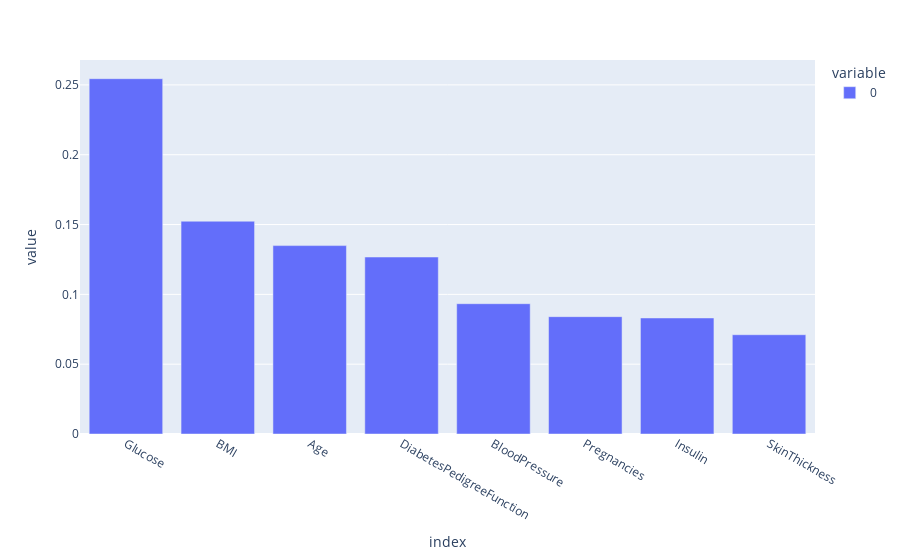

Here is the notebook cell this chart was saved with:
### Code cell
px.bar(pd.Series(np.abs(rf.feature_importances_), index=df.columns[:-1]).sort_values(ascending=False))

### Figure 1 — Plotly figure (JSON) as saved in the notebook; plotly's stock layout.template omitted (floating-point values rounded to 4 significant figures)
{"data": [{"alignmentgroup": "True", "hovertemplate": "variable=0<br>index=%{x}<br>value=%{y}<extra></extra>", "legendgroup": "0", "marker": {"color": "#636efa", "pattern": {"shape": ""}}, "name": "0", "offsetgroup": "0", "orientation": "v", "showlegend": true, "textposition": "auto", "type": "bar", "x": ["Glucose", "BMI", "Age", "DiabetesPedigreeFunction", "BloodPressure", "Pregnancies", "Insulin", "SkinThickness"], "xaxis": "x", "y": [0.2544, 0.1524, 0.1349, 0.1267, 0.09332, 0.08403, 0.08309, 0.0711], "yaxis": "y"}], "layout": {"barmode": "relative", "legend": {"title": {"text": "variable"}, "tracegroupgap": 0}, "margin": {"t": 60}, "xaxis": {"anchor": "y", "domain": [0, 1], "title": {"text": "index"}}, "yaxis": {"anchor": "x", "domain": [0, 1], "title": {"text": "value"}}}}
